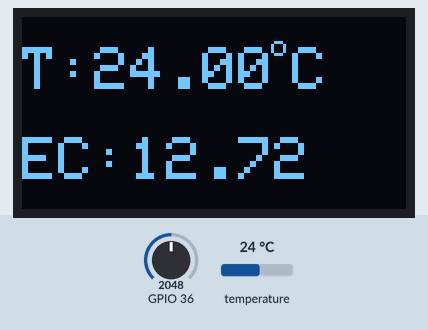
This sketch was run on a simulated ESP32. Parts: 128×64 one-colour display. The inputs (shaded band) are chosen by the test bench; at power-on: temperature 24 °C, GPIO 36 = 2048. WiFi joins after 1.5 s; servers stay silent unless stated; EEPROM starts erased; what the sketch prints to the serial monitor is not drawn.

Above: at 4.9 s.
5.0 s: temperature set to 12 °C
At 8.7 s:
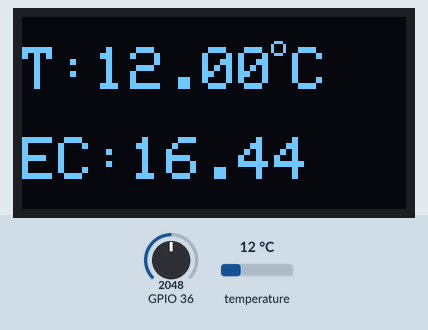
9.3 s: GPIO 36 set to 2866
At 12.2 s:
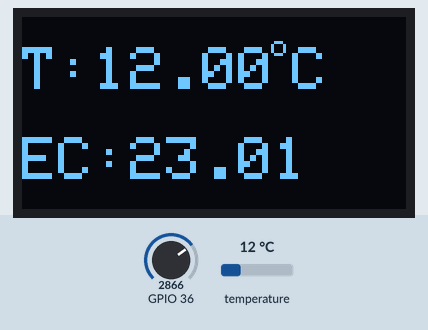
13.6 s: temperature set to 19 °C
At 15.7 s:
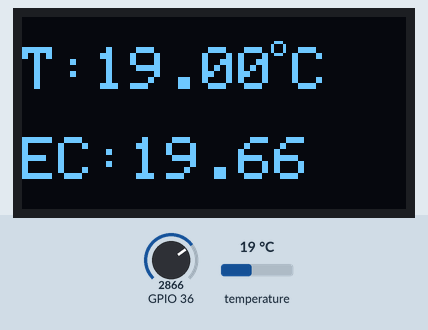
17.9 s: GPIO 36 set to 3603
At 22.8 s:
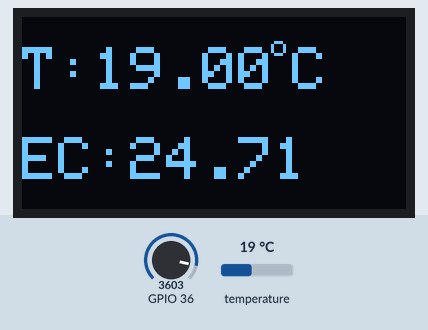
23.2 s: temperature set to 28 °C
At 26.3 s:
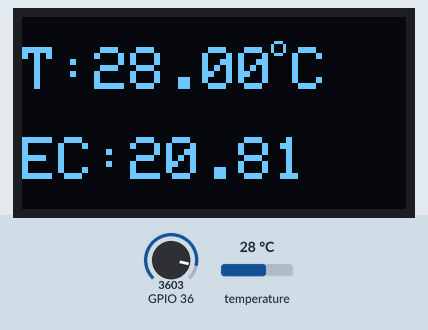
27.5 s: GPIO 36 set to 4095
At 29.7 s:
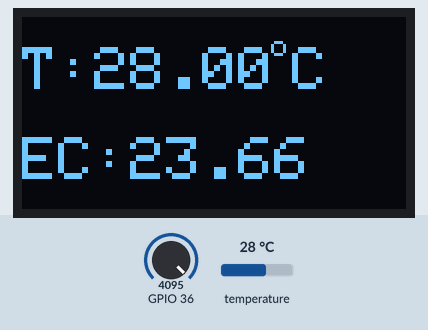
Timing chart, 0 to 31.2 s (numbered marks = the images above; inputs shaded):
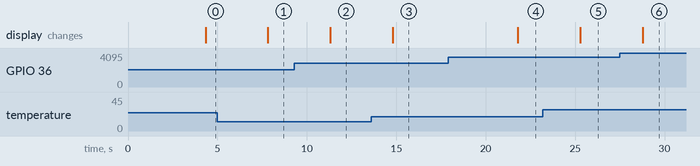

The sketch:

sketch.ino
```cpp
#include <Arduino.h>
#include <Wire.h>
#include <EEPROM.h>
#include <WiFi.h>
#include <OneWire.h>
#include <DallasTemperature.h>
#include <Adafruit_ADS1015.h>
#include <DFRobot_ESP_EC.h>
#include <Adafruit_GFX.h>
#include <Adafruit_SSD1306.h>

#define SCREEN_WIDTH 128 // OLED display width, in pixels
#define SCREEN_HEIGHT 64 // OLED display height, in pixels

// Declaration for an SSD1306 display connected to I2C (SDA, SCL pins)
Adafruit_SSD1306 display(SCREEN_WIDTH, SCREEN_HEIGHT, &Wire, -1);

#define ONE_WIRE_BUS 14                // this is the gpio pin 13 on esp32.
OneWire oneWire(ONE_WIRE_BUS);
DallasTemperature sensors(&oneWire);

DFRobot_ESP_EC ec;
Adafruit_ADS1115 ads;

float voltage, ecValue, temperature = 25;

String apiKey = "XXXXXXXXXXXXX";     //  Enter your Write API key from ThingSpeak

const char *ssid =  "123";     // replace with your wifi ssid and wpa2 key
const char *pass =  "123456789";
const char* server = "api.thingspeak.com";

WiFiClient client;


void setup()
{
  Serial.begin(115200);
  EEPROM.begin(32);//needed EEPROM.begin to store calibration k in eeprom
  ec.begin();
  sensors.begin();
  if (!display.begin(SSD1306_SWITCHCAPVCC, 0x3C)) { // Address 0x3D for 128x64
    Serial.println(F("SSD1306 allocation failed"));
    for (;;);
  }
  delay(2000);
  display.clearDisplay();

  Serial.println("Connecting to ");
  Serial.println(ssid);


  WiFi.begin(ssid, pass);

  while (WiFi.status() != WL_CONNECTED)
  {
    delay(500);
    Serial.print(".");
  }
  Serial.println("");
  Serial.println("WiFi connected");
}


void loop()
{
  voltage = analogRead(A0); // A0 is the gpio 36
  sensors.requestTemperatures();
  temperature = sensors.getTempCByIndex(0);  // read your temperature sensor to execute temperature compensation
  ecValue = ec.readEC(voltage, temperature); // convert voltage to EC with temperature compensation

  Serial.print("Temperature:");
  Serial.print(temperature, 2);
  Serial.println("ºC");

  Serial.print("EC:");
  Serial.println(ecValue, 2);

  display.setTextSize(2);
  display.setTextColor(WHITE);

  display.setCursor(0, 10);
  display.print("T:");
  display.print(temperature, 2);
  display.drawCircle(85, 10, 2, WHITE); // put degree symbol ( ° )
  display.setCursor(90, 10);
  display.print("C");

  display.setCursor(0, 40);
  display.print("EC:");
  display.print(ecValue, 2);
  display.display();
  delay(1500);
  display.clearDisplay();

  ec.calibration(voltage, temperature); // calibration process by Serail CMD

  if (client.connect(server, 80))  //   "184.106.153.149" or api.thingspeak.com
  {

    String postStr = apiKey;
    postStr += "&field1=";
    postStr += String(temperature, 2);
    postStr += "&field2=";
    postStr += String(ecValue, 2);
    postStr += "\r\n\r\n";
    delay(500);

    client.print("POST /update HTTP/1.1\n");
    client.print("Host: api.thingspeak.com\n");
    client.print("Connection: close\n");
    client.print("X-THINGSPEAKAPIKEY: " + apiKey + "\n");
    client.print("Content-Type: application/x-www-form-urlencoded\n");
    client.print("Content-Length: ");
    client.print(postStr.length());
    client.print("\n\n");
    client.print(postStr);
    delay(500);
  }
  client.stop();
}
```

Measured:
- after the input at 5.0 s, the display: changes after 2.8 s (image 1)
- after the input at 9.3 s, the display: changes after 2.0 s (image 2)
- after the input at 13.6 s, the display: changes after 1.2 s (image 3)
- after the input at 17.9 s, the display: changes after 3.9 s (image 4)
- after the input at 23.2 s, the display: changes after 2.1 s (image 5)
- after the input at 27.5 s, the display: changes after 1.3 s (image 6)
